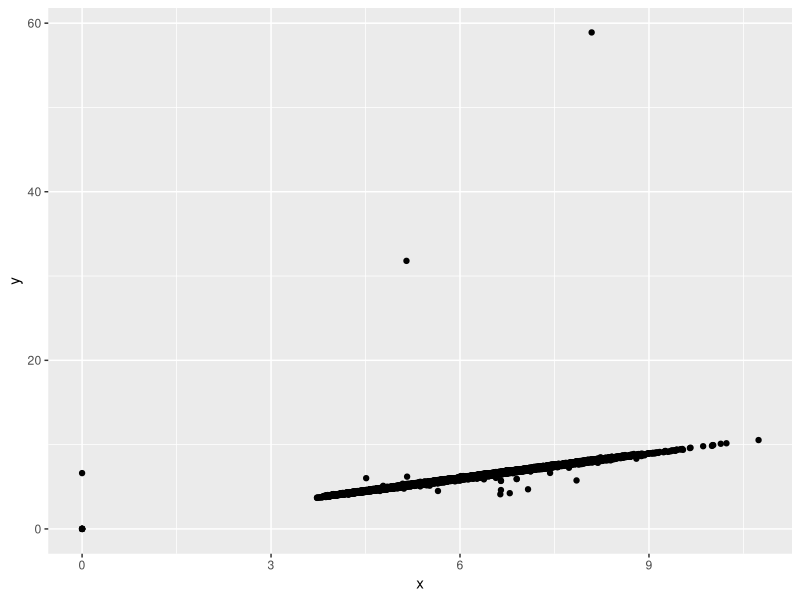
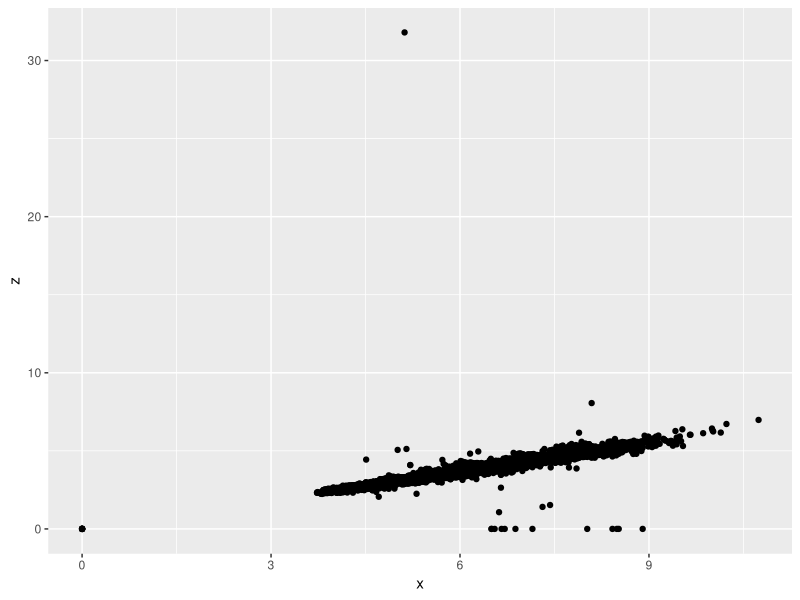
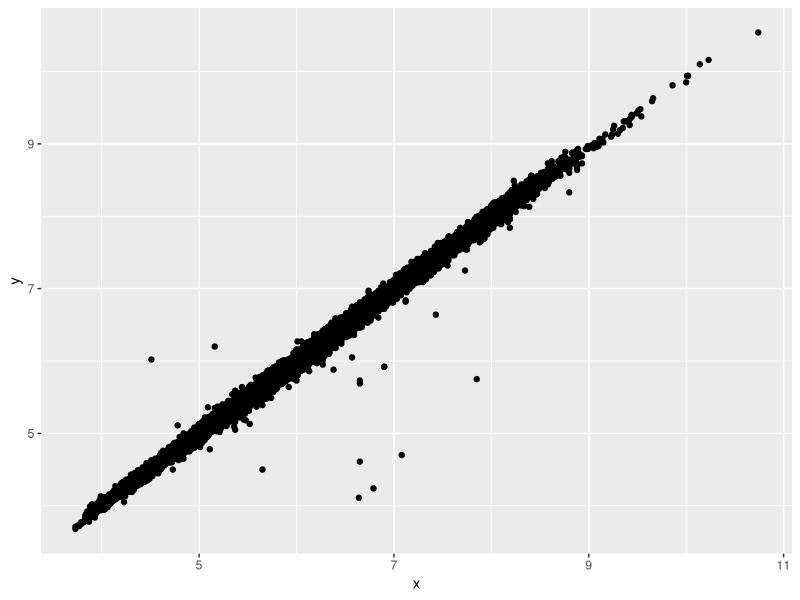
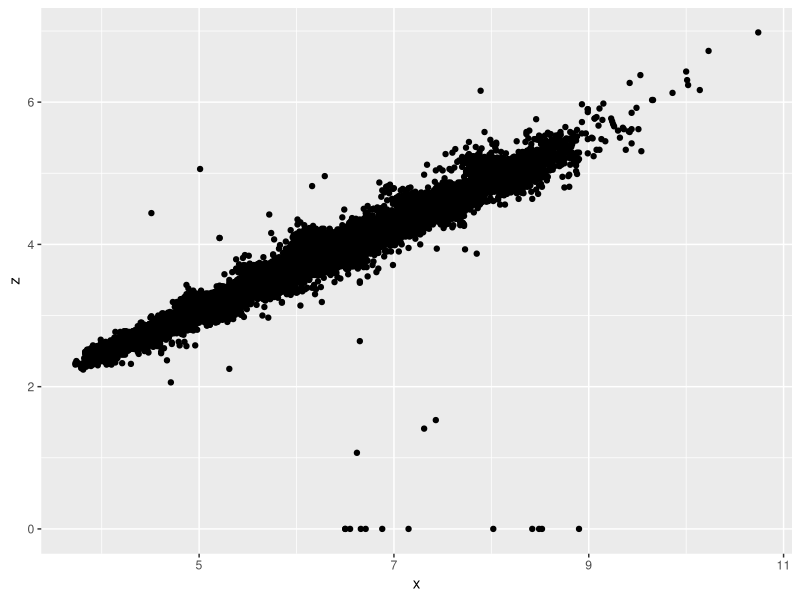

Source code (R) for these figures, in order:
## ---- chunk 1
library(tidyverse)
glimpse(diamonds)
sample_frac(diamonds, 0.01, replace = TRUE)
group_by(diamonds, clarity)
## ---- chunk 2
top_100 <- diamonds %>%
  group_by(clarity) %>%
  slice_max(carat, n=100) %>%
  summarise(mean(carat), na.rm = TRUE)

## ---- chunk 3
ggplot(data = diamonds, aes(x = x, y = y)) + geom_point()
## ---- chunk 4
ggplot(data = diamonds, aes(x = x, y = z)) + geom_point()
## ---- chunk 5
diamonds2 <- diamonds %>%
  filter(x >= 3 & x <= 11 & y >= 3 & y <= 11 & z <= 10)
ggplot(data = diamonds2, aes(x = x, y = y)) + geom_point()
  
  
  
## ---- chunk 6
ggplot(data = diamonds2, aes(x = x, y = z)) + geom_point()
